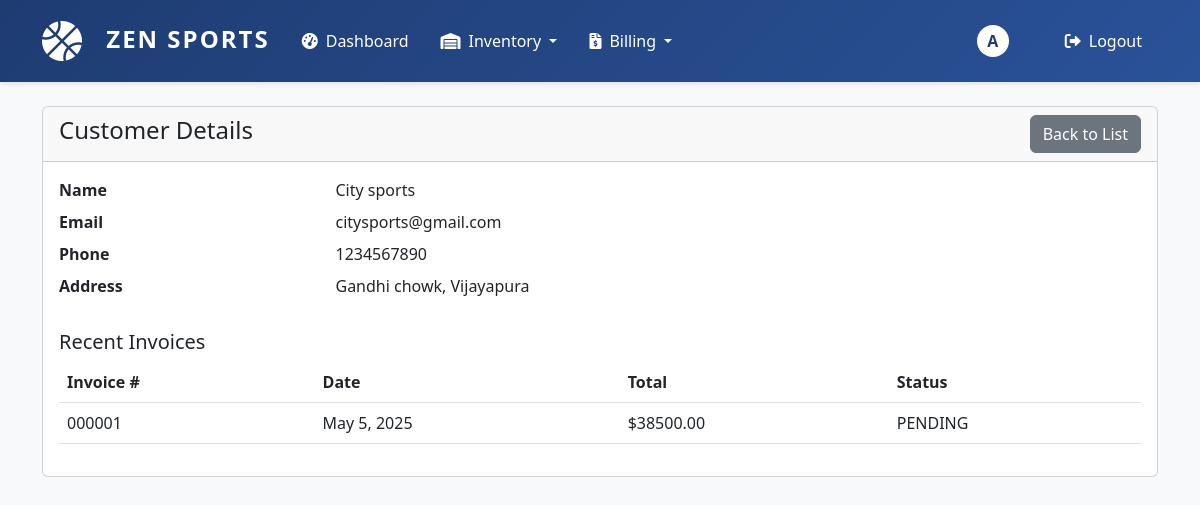
/customers/2/ (signed in), run on the app's committed database.
### customers/models.py (models this page shows, shortened)
class Customer(models.Model):
    name = models.CharField(max_length=200)
    email = models.EmailField(unique=True)
    phone = models.CharField(max_length=20)
    address = models.TextField()
    created_at = models.DateTimeField(auto_now_add=True)
    updated_at = models.DateTimeField(auto_now=True)

### billing/models.py (models this page shows, shortened)
class Invoice(models.Model):
    PAYMENT_STATUS_CHOICES = [
        ('PENDING', 'Pending'),
        ('PAID', 'Paid'),
        ('CANCELLED', 'Cancelled'),
    ]
    customer = models.ForeignKey(Customer, on_delete=models.PROTECT, related_name='invoices')
    invoice_number = models.CharField(max_length=50, unique=True)
    invoice_date = models.DateField()
    payment_status = models.CharField(max_length=20, choices=PAYMENT_STATUS_CHOICES, default='PENDING')
    subtotal = models.DecimalField(max_digits=10, decimal_places=2)
    tax = models.DecimalField(max_digits=10, decimal_places=2)
    discount = models.DecimalField(max_digits=10, decimal_places=2, default=0)
    total = models.DecimalField(max_digits=10, decimal_places=2)
    notes = models.TextField(blank=True)
    created_at = models.DateTimeField(auto_now_add=True)
    updated_at = models.DateTimeField(auto_now=True)

### customers/views.py (the view)
# urls.py: path('<int:pk>/', views.customer_detail, name='customer_detail'),
@login_required
def customer_detail(request, pk):
    customer = get_object_or_404(Customer, pk=pk)
    invoices = customer.invoices.all().order_by('-invoice_date')
    return render(request, 'customers/customer_detail.html', {
        'customer': customer,
        'invoices': invoices
    })

### templates/customers/customer_detail.html (shortened to what this page needs)
{% extends 'base.html' %}
{% block content %}
<div class="card">
    <div class="card-header d-flex justify-content-between align-items-center">
        <h4>Customer Details</h4>
        <a href="{% url 'customers:customer_list' %}" class="btn btn-secondary">Back to List</a>
    </div>
    <div class="card-body">
        <dl class="row">
            <dt class="col-sm-3">Name</dt>
            <dd class="col-sm-9">{{ customer.name }}</dd>
            <dt class="col-sm-3">Email</dt>
            <dd class="col-sm-9">{{ customer.email }}</dd>
            <dt class="col-sm-3">Phone</dt>
            <dd class="col-sm-9">{{ customer.phone }}</dd>
            <dt class="col-sm-3">Address</dt>
            <dd class="col-sm-9">{{ customer.address }}</dd>
        </dl>
        <h5 class="mt-4">Recent Invoices</h5>
        {% if invoices %}
        <div class="table-responsive">
            <table class="table">
                <thead>
                    <tr>
                        <th>Invoice #</th>
                        <th>Date</th>
                        <th>Total</th>
                        <th>Status</th>
                    </tr>
                </thead>
                <tbody>
                    {% for invoice in invoices %}
                    <tr>
                        <td>{{ invoice.invoice_number }}</td>
                        <td>{{ invoice.invoice_date }}</td>
                        <td>${{ invoice.total }}</td>
                        <td>{{ invoice.payment_status }}</td>
                    </tr>
                    {% endfor %}
                </tbody>
            </table>
        </div>
        {% else %}
        <p>No invoices found for this customer.</p>
        {% endif %}
    </div>
</div>
{% endblock %}

### templates/base.html (shortened to what this page needs)
<!DOCTYPE html>
{% load static %}
<html lang="en">
<head>
    <link href="https://cdn.jsdelivr.net/npm/bootstrap@5.3.0/dist/css/bootstrap.min.css" rel="stylesheet">
    <link href="https://cdnjs.cloudflare.com/ajax/libs/font-awesome/6.0.0/css/all.min.css" rel="stylesheet">
    <link rel="stylesheet" href="https://cdn.datatables.net/1.13.6/css/jquery.dataTables.min.css">
</head>
<body>
    <nav class="navbar navbar-expand-lg">
        <div class="container">
            <a class="navbar-brand" href="{% if user.is_authenticated %}{% url 'dashboard' %}{% else %}#{% endif %}">
                <i class="fas fa-basketball-ball" style="font-size:2.5rem; color:white; vertical-align:middle;"></i>
                <span style="font-weight:bold; font-size:1.5rem; color:white; margin-left:10px; letter-spacing:2px;">ZEN SPORTS</span>
            </a>
            {% if user.is_authenticated %}
            <div class="collapse navbar-collapse" id="navbarNav">
                <ul class="navbar-nav me-auto">
                    <li class="nav-item">
                        <a class="nav-link {% if request.resolver_match.url_name == 'dashboard' %}active{% endif %}" href="{% url 'dashboard' %}">
                            <i class="fas fa-tachometer-alt"></i>Dashboard
                        </a>
                    </li>
                    <li class="nav-item dropdown">
                        <a class="nav-link dropdown-toggle" href="#" id="inventoryDropdown" role="button" data-bs-toggle="dropdown">
                            <i class="fas fa-warehouse"></i>Inventory
                        </a>
                    </li>
                    <li class="nav-item dropdown">
                        <a class="nav-link dropdown-toggle" href="#" id="billingDropdown" role="button" data-bs-toggle="dropdown">
                            <i class="fas fa-file-invoice-dollar"></i>Billing
                        </a>
                    </li>
                </ul>
                <div class="user-menu">
                    <a href="{% url 'users:profile' %}" class="nav-link p-0">
                        <span class="user-avatar">{{ request.user.username|first|upper }}</span>
                    </a>
                    <a class="nav-link" href="{% url 'logout' %}">
                        <i class="fas fa-sign-out-alt"></i>Logout
                    </a>
                </div>
            </div>
            {% endif %}
        </div>
    </nav>
    <div class="container mt-4">
        {% block content %}{% endblock %}
    </div>
</body>
</html>

### templates/base.html (style rules this page uses)
:root { --primary-color: #1e3c72; --secondary-color: #2a5298; }
body { background-color: #f8f9fa; }
.navbar { background: linear-gradient(135deg, var(--primary-color) 0%, var(--secondary-color) 100%); padding: 1rem 0; box-shadow: 0 2px 4px rgba(0, 0, 0, 0.1); }
.navbar-brand { color: white !important; font-weight: bold; font-size: 1.5rem; }
.navbar-brand i { margin-right: 0.5rem; }
.nav-link { color: #fff !important; padding: 0.5rem 1rem !important; border-radius: 5px; transition: all 0.3s ease; }
.nav-link i { margin-right: 0.5rem; }
.user-menu { display: flex; align-items: center; gap: 1rem; }
.user-menu .nav-link { display: flex; align-items: center; }
.user-avatar { width: 32px; height: 32px; border-radius: 50%; background-color: white; display: flex; align-items: center; justify-content: center; color: var(--primary-color); font-weight: bold; margin-right: 0.5rem; transition: all 0.3s ease; cursor: pointer; }

### data on the page
Customer: name "City sports", email "citysports@gmail.com", phone "1234567890", address "Gandhi chowk, Vijayapura"
Invoice: invoice_number "000001", invoice_date "May 5, 2025", total "38500.00", payment_status "PENDING"

### other printed values
{{ request.user.username|first|upper }} "A"
